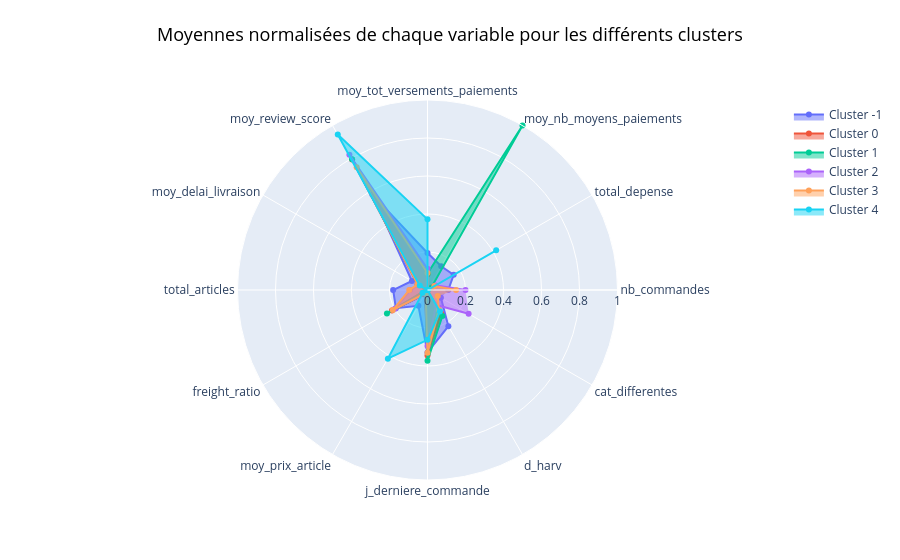

The code cell stored with this chart in its notebook:
### Code cell
cercle_kmeans(X_mm_clusters_moy, "dbscan_label")

### Figure 1 — Plotly figure (JSON) as saved in the notebook; plotly's stock layout.template omitted (floating-point values rounded to 4 significant figures)
{"data": [{"fill": "toself", "name": "Cluster -1", "r": [0.1092, 0.1592, 0.1445, 0.1946, 0.5794, 0.09468, 0.1808, 0.1921, 0.09615, 0.3286, 0.2198, 0.08142], "theta": ["nb_commandes", "total_depense", "moy_nb_moyens_paiements", "moy_tot_versements_paiements", "moy_review_score", "moy_delai_livraison", "total_articles", "freight_ratio", "moy_prix_article", "j_derniere_commande", "d_harv", "cat_differentes"], "type": "scatterpolar"}, {"fill": "toself", "name": "Cluster 0", "r": [0, 0.02852, 0, 0.08243, 0.7932, 0.06025, 0.009469, 0.2163, 0.02669, 0.3449, 0.1431, 0], "theta": ["nb_commandes", "total_depense", "moy_nb_moyens_paiements", "moy_tot_versements_paiements", "moy_review_score", "moy_delai_livraison", "total_articles", "freight_ratio", "moy_prix_article", "j_derniere_commande", "d_harv", "cat_differentes"], "type": "scatterpolar"}, {"fill": "toself", "name": "Cluster 1", "r": [0, 0.02222, 1, 0.08672, 0.7942, 0.05554, 0.007827, 0.2465, 0.02075, 0.3724, 0.1574, 0], "theta": ["nb_commandes", "total_depense", "moy_nb_moyens_paiements", "moy_tot_versements_paiements", "moy_review_score", "moy_delai_livraison", "total_articles", "freight_ratio", "moy_prix_article", "j_derniere_commande", "d_harv", "cat_differentes"], "type": "scatterpolar"}, {"fill": "toself", "name": "Cluster 2", "r": [0.2, 0.04849, 0, 0.1114, 0.822, 0.05173, 0.09149, 0.1975, 0.0234, 0.2949, 0.09171, 0.25], "theta": ["nb_commandes", "total_depense", "moy_nb_moyens_paiements", "moy_tot_versements_paiements", "moy_review_score", "moy_delai_livraison", "total_articles", "freight_ratio", "moy_prix_article", "j_derniere_commande", "d_harv", "cat_differentes"], "type": "scatterpolar"}, {"fill": "toself", "name": "Cluster 3", "r": [0.1503, 0.04187, 0, 0.08906, 0.7454, 0.0597, 0.09598, 0.2112, 0.0195, 0.3299, 0.1203, 0.06207], "theta": ["nb_commandes", "total_depense", "moy_nb_moyens_paiements", "moy_tot_versements_paiements", "moy_review_score", "moy_delai_livraison", "total_articles", "freight_ratio", "moy_prix_article", "j_derniere_commande", "d_harv", "cat_differentes"], "type": "scatterpolar"}, {"fill": "toself", "name": "Cluster 4", "r": [0, 0.4173, 0, 0.372, 0.9444, 0.04703, 0, 0.03009, 0.4173, 0.2622, 0.1311, 0], "theta": ["nb_commandes", "total_depense", "moy_nb_moyens_paiements", "moy_tot_versements_paiements", "moy_review_score", "moy_delai_livraison", "total_articles", "freight_ratio", "moy_prix_article", "j_derniere_commande", "d_harv", "cat_differentes"], "type": "scatterpolar"}], "layout": {"polar": {"radialaxis": {"range": [0, 1], "visible": true}}, "showlegend": true, "title": {"font": {"color": "black", "size": 18}, "text": "Moyennes normalisées de chaque variable pour les différents clusters", "x": 0.5, "xanchor": "center", "y": 0.95, "yanchor": "top"}}}
